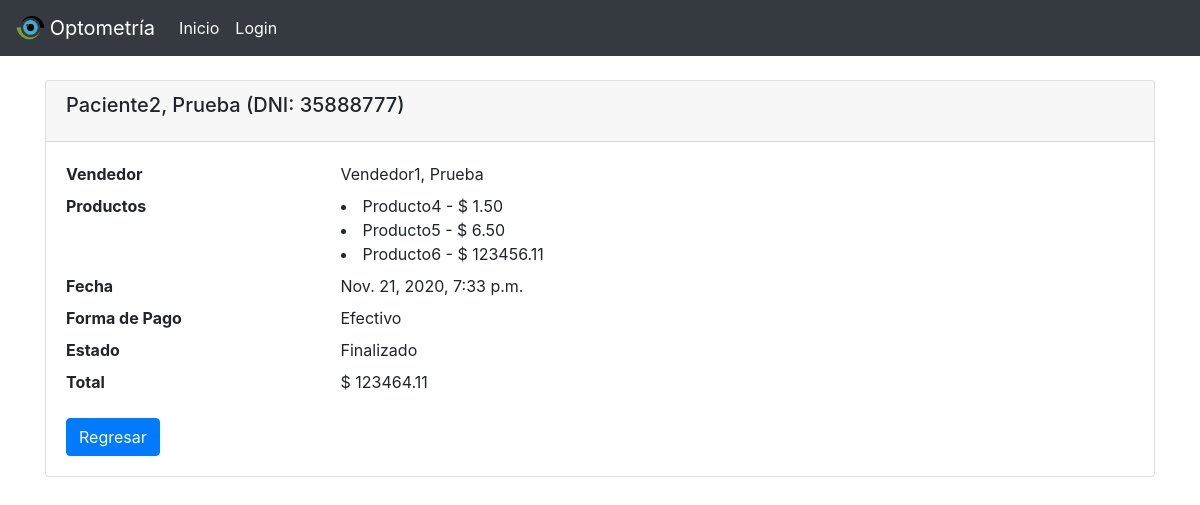
The app's page /vendedor/6 (signed in) with its own data.
### orders/models.py (models this page shows)
class Order(models.Model):
    products = models.ManyToManyField(Product,
                                      verbose_name="Productos",
                                      related_name="Productos",
                                      blank=False,
                                      null=False)
    patient = models.ForeignKey(Patient,
                                on_delete=models.CASCADE,
                                verbose_name="Paciente")
    seller = models.ForeignKey(settings.AUTH_USER_MODEL,
                               on_delete=models.CASCADE,
                               limit_choices_to=Q(groups__name='Vendedor'),
                               related_name="Vendedor",
                               verbose_name="Vendedor")
    date = models.DateTimeField(auto_now=True,
                                verbose_name="Fecha")
    STATUS = (
        ('PED', 'Pedido'),
        ('TAL', 'Taller'),
        ('PEN', 'Pendiente'),
        ('FIN', 'Finalizado'),
    )
    status = models.CharField(max_length=3,
                              choices=STATUS,
                              default='PEN')
    METHODS = (
        ('CRED', 'Tarjeta de Credito'),
        ('DBTO', 'Tarjeta de Debito'),
        ('VIRT', 'Billetera Virtual'),
        ('EFEC', 'Efectivo')
    )
    payment_method = models.CharField(verbose_name="Metodo de Pago",
                                      max_length=4,
                                      choices=METHODS,
                                      default='EFEC')
    class Meta:
        verbose_name = "Pedido"
        verbose_name_plural = "Pedidos"
    @property
    def total_price(self):
        total = 0
        for productPrice in self.products.all():
            total += productPrice.price
        return total

class Product(models.Model):
    name = models.CharField(max_length=64,
                            verbose_name="Nombre")
    price = models.DecimalField(max_digits=32,
                                decimal_places=2,
                                verbose_name="Precio")
    is_glass = models.BooleanField(verbose_name="Lente", default=False)
    POS = (
        ('IZQ', 'Izquierda'),
        ('DER', 'Derecha'),
    )
    position = models.CharField(verbose_name="Posición",
                                max_length=3,
                                choices=POS,
                                blank=True,
                                null=True)
    TYPE = (
        ('LEJ', 'Lejos'),
        ('CER', 'Cerca'),
    )
    type = models.CharField(verbose_name="Tipo",
                            max_length=3,
                            choices=TYPE,
                            blank=True,
                            null=True)
    frame = models.BooleanField(verbose_name="Armazon",
                                blank=True,
                                null=True)
    class Meta:
        verbose_name = "Producto"
        verbose_name_plural = "Productos"
    def __str__(self):
        return f"{self.name} - $ {self.price}"

### patient/models.py (models this page shows)
class Patient(models.Model):
    document_id = models.IntegerField(primary_key=True,
                                      unique=True,
                                      verbose_name="DNI")
    first_name = models.CharField(max_length=64,
                                  verbose_name="Nombre")
    last_name = models.CharField(max_length=64,
                                 verbose_name="Apellido")
    medical_history = models.TextField(max_length=256,
                                       verbose_name="Historia Medica")
    class Meta:
        verbose_name = "Paciente"
        verbose_name_plural = "Pacientes"
    def __str__(self):
        return f"{self.first_name}, {self.last_name} (DNI: {self.document_id})"

### orders/views.py (the view)
# urls.py: url(r'^vendedor/(?P<pk>\d+)$', group_required('Vendedor')(OrderDetail.as_view()), name='detail'),
class OrderDetail(DetailView):
    model = Order

### appointments/models.py (called while the page is built)
def get_name(self):
    return f"{self.first_name}, {self.last_name}"

### orders/templates/orders/order_detail.html (shortened to what this page needs)
{% extends "index/base.html" %}
{% load bootstrap4 %}
{% block content %}
<div class="container mt-4">
    <div class="card">
        <div class="card-header">
            <h5 class="card-title">{{order.patient}}</h5>
        </div>
        <div class="card-body">
            <dl class="row">
                <dt class="col-sm-3">Vendedor</dt>
                <dd class="col-sm-9">{{ order.seller }}</dd>
                <dt class="col-sm-3">Productos</dt>
                <dd class="col-sm-9">{% for product in order.products.all %}<li> {{ product }}</li>{% endfor %}
                </dd>
                <dt class="col-sm-3">Fecha</dt>
                <dd class="col-sm-9">{{ order.date }}</dd>
                <dt class="col-sm-3">Forma de Pago</dt>
                <dd class="col-sm-9">{{ order.get_payment_method_display }}</dd>
                <dt class="col-sm-3">Estado</dt>
                <dd class="col-sm-9">{{ order.get_status_display }}</dd>
                <dt class="col-sm-3">Total</dt>
                <dd class="col-sm-9">$ {{ order.total_price }}</dd>
            </dl>
            <a href="{% url 'orders:list' %}" class="btn btn-primary">Regresar</a>
        </div>
    </div>
</div>
{% endblock %}

### records on screen
Order: patient "Paciente2, Prueba (DNI: 35888777)", seller "Vendedor1, Prueba", date "Nov. 21, 2020, 7:33 p.m.", payment_method "Efectivo", status "Finalizado", total_price "123464.11"
Product: name+price "Producto4 - $ 1.50"
Product: name+price "Producto5 - $ 6.50"
Product: name+price "Producto6 - $ 123456.11"
